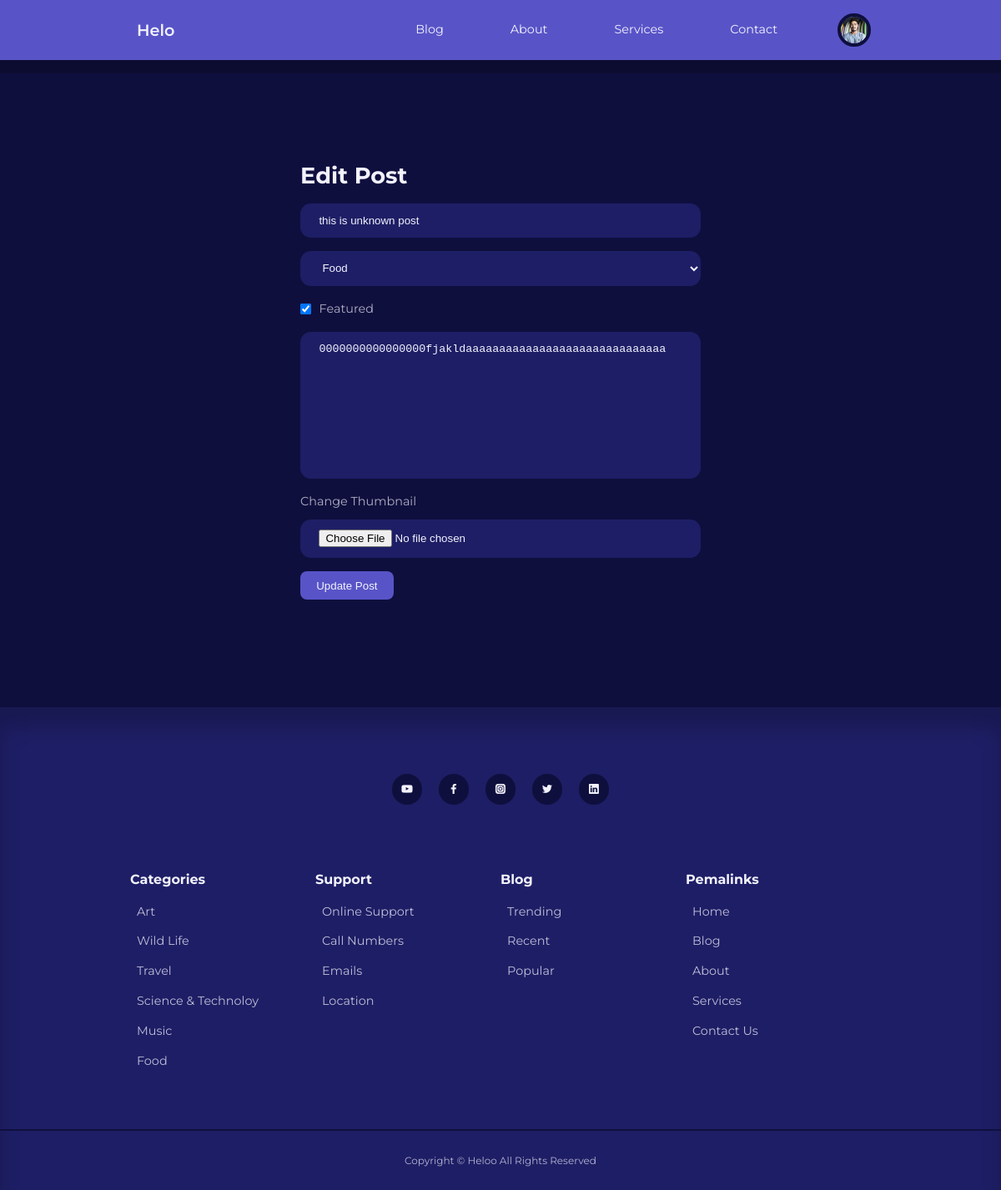
/admin/edit-post.php?id=5 (signed in), run on the app's committed database.
### tables this page shows
CREATE TABLE `users` (
  `id` int(10) UNSIGNED NOT NULL,
  `firstname` varchar(30) NOT NULL,
  `lastname` varchar(30) NOT NULL,
  `username` varchar(15) NOT NULL,
  `email` varchar(100) NOT NULL,
  `password` varchar(255) NOT NULL,
  `avatar` varchar(255) NOT NULL,
  `admin` tinyint(1) NOT NULL
);

CREATE TABLE `posts` (
  `id` int(10) UNSIGNED NOT NULL,
  `title` varchar(255) NOT NULL,
  `body` text NOT NULL,
  `thumbnail` varchar(255) NOT NULL,
  `date_time` timestamp NOT NULL DEFAULT current_timestamp(),
  `category_id` int(10) UNSIGNED DEFAULT NULL,
  `author_id` int(10) UNSIGNED NOT NULL,
  `is_featured` tinyint(1) NOT NULL
);

### admin/partials/header.php (called while the page is built, shortened)
<?php
require '../inc/blog-header.php';

### admin/edit-post.php (the view, shortened to what this page needs)
<?php
include 'partials/header.php';
$category_query = "SELECT * FROM `categories`";
$categories = mysqli_query($conn,$category_query);
if (isset($_GET['id'])){
    $id = filter_var($_GET['id'],FILTER_SANITIZE_NUMBER_INT);
    $query = "SELECT * FROM `posts` WHERE `id` = '$id';";
    $result = mysqli_query($conn,$query);
    $post = mysqli_fetch_assoc($result);
}else{
    header("location:".ROOT_URL.'admin/');
}
?>
<section class="form__section">
    <div class="container form__section-container">
        <h2>Edit Post</h2>
        <form action="<?= ROOT_URL ?>admin/editPostLogic.php" enctype="multipart/form-data" method="post">
            <input type="text" name="title" value="<?= $post['title'] ?>" placeholder="Title">
            <select name="category">
                <?php while($category= mysqli_fetch_assoc($categories)): ?>
                <option value="<?= $category['id'] ?>"><?= $category['title']?></option>
                <?php endwhile; ?>
            </select>
            <?php if(isset($_SESSION['user_is_admin'])):?>
            <div class="form__control inline">
                <input type="checkbox" name="is_featured" id="is_featured" value="1" checked>
                <label for="is_featured">Featured</label>
            </div>
            <?php endif; ?>
            <textarea name="body" id="" rows="10" placeholder="Body"><?=$post ['body'] ?></textarea>
            <div class="form__control">
                <label for="thumbnail">Change Thumbnail</label>
                <input type="file" name="thumbnail" id="thumbnail" >
            </div>
            <button type="submit" name="submit" class="btn">Update Post</button>
        </form>
    </div>
</section>
<footer>
    <div class="footer__socials">
        <a href="https://youtube.com/" target="_blank"><i class="uil uil-youtube"></i></a>
        <a href="https://facebook.com/" target="_blank"><i class="uil uil-facebook-f"></i></a>
        <a href="https://instagram.com/" target="_blank"><i class="uil uil-instagram-alt"></i></a>
        <a href="https://twitter.com/" target="_blank"><i class="uil uil-twitter"></i></a>
        <a href="https://linkedin.com/" target="_blank"><i class="uil uil-linkedin"></i></a>
    </div>
    <div class="container footer__container">
        <article>
            <h4>Categories</h4>
            <ul>
                <li><a href="">Art</a></li>
                <li><a href="">Wild Life</a></li>
                <li><a href="">Travel</a></li>
                <li><a href="">Science & Technoloy</a></li>
                <li><a href="">Music</a></li>
                <li><a href="">Food</a></li>
            </ul>
        </article>
        <article>
            <h4>Support</h4>
            <ul>
                <li><a href="">Online Support</a></li>
                <li><a href="">Call Numbers</a></li>
                <li><a href="">Emails</a></li>
                <li><a href="">Location</a></li>
            </ul>
        </article>
        <article>
            <h4>Blog</h4>
            <ul>
                <li><a href="">Trending</a></li>
                <li><a href="">Recent</a></li>
                <li><a href="">Popular</a></li>
            </ul>
        </article>
        <article>
            <h4>Pemalinks</h4>
            <ul>
                <li><a href="">Home</a></li>
                <li><a href="">Blog</a></li>
                <li><a href="">About</a></li>
                <li><a href="">Services</a></li>
                <li><a href="">Contact Us</a></li>
            </ul>
        </article>
    </div>
    <div class="footer__copyright">
        <small>Copyright &copy; Heloo All Rights Reserved</small>
    </div>
  </footer>
</body>
</html>

### inc/blog-header.php (shortened to what this page needs)
<?php
include 'config/database.php';
if (isset($_SESSION['user_id'])){
    $id = $_SESSION['user_id'];
    $sql = "SELECT `avatar` FROM `users` WHERE `id` = '$id';";
    $result = mysqli_query($conn,$sql);
    $avatar = mysqli_fetch_assoc($result);
}
 ?>
<!DOCTYPE html>
<html lang="en">
<head>
    <link rel="stylesheet" href="<?= ROOT_URL ?>/css/style.css">
    <link rel="stylesheet" href="https://unicons.iconscout.com/release/v4.0.8/css/line.css">
</head>
<body>
    <nav>
        <div class="container nav__container">
            <a href="<?= ROOT_URL ?>" class="nav__logo">Helo</a>
            <ul class="nav__items">
                <li><a href="<?= ROOT_URL ?>blog.php">Blog</a></li>
                <li><a href="<?= ROOT_URL?>about.php">About</a></li>
                <li><a href="<?=ROOT_URL ?>services.php">Services</a></li>
                <li><a href="<?= ROOT_URL ?>contact.php">Contact</a></li>
                <?php if(isset($_SESSION['user_id'])): ?>
                <li class="nav__profile">
                    <div class="avatar">
                    <img src="<?= ROOT_URL . 'images/'.$avatar['avatar']?>" alt="alt">
                    </div>
                </li>
                <?php else: ?>
                    <li><a href="<?= ROOT_URL ?>login.php">Log In</a></li>
                <?php endif;?>
            </ul>
        </div>
    </nav>

### css/style.css (style rules this page uses)
:root { --color-primary-light: hsl(242, 91%, 69%, 18%); --color-primary-variant: #5854c7; --color-red: #da0f3f; --color-red-light: hsl(346, 87%, 46%, 15%); --color-green: #00c476; --color-green-light: hsl(156, 100%, 38%, 15%); --color-gray-900: #1e1e66; --color-gray-700: #2d2b7c; --color-gray-300: rgba(242, 242, 254, 0.3); --color-gray-200: rgba(242, 242, 254, 0.7); --color-white: #f2f2fe; --color-bg: #0f0f3e; --transition: all 300ms ease; --container-width-lg: 74%; --container-width-md: 88%; --form-width: 40%; --card-border-radius-1: 0.3rem; --card-border-radius-2: 0.5rem; --card-border-radius-3: 0.8rem; --card-border-radius-4: 2rem; --card-border-radius-5: 5rem; }
* { margin:0; padding:0; border:0; outline:0; appearance: 0; list-style: none; text-decoration:none; box-sizing: border-box; }
a { text-decoration: none; }
body { font-family: 'Montserrat',sans-serif; line-height: 1.6; color:var(--color-gray-200); overflow-x : hidden; background-color: var(--color-bg); font-size:0.9rem; }
.container { width: var(--container-width-lg); max-width: 1800px; margin-inline: auto; }
section { margin-top : 3rem; width : 100vw; }
h1,h2,h3,h4,h5 { color : var(--color-white); line-height: 1.3; }
h2 { font-size: 1.7rem; margin: 1rem 0; }
h4 { font-size: 1rem; }
a { color: var(--color-white); transition: var(--transition); padding: 8px; }
img { display: block; width:100%; object-fit: cover; }
nav { background:var(--color-primary-variant); width: 100vw; height: 4.5rem; position:fixed; top:0; z-index: 10; box-shadow: 0 1rem rgba(0, 0, 0, 0.2); }
.nav__container { height: 100%; display: flex; align-items: center; justify-content: space-between; }
.avatar { width:2.5rem; height:2.5rem; border-radius: 50%; overflow: hidden; border: 0.3rem solid var(--color-bg); }
.nav__logo { font-weight: 600; font-size: 1.2rem; }
.nav__items { display: flex; align-items: center; gap:4rem; }
.nav__profile { position: relative; cursor: pointer; }
footer { background-color: var(--color-gray-900); padding: 5rem 0 0; box-shadow: inset 0 1.5rem 1.5rem rgba(0,0,0, 0.2); }
.footer__socials { margin-inline: auto; width:fit-content; margin-bottom: 5rem; display: flex; justify-content: space-between; align-items: center; gap:1.2rem; }
.footer__socials a { background:var(--color-bg); border-radius: 50%; width:2.3rem; height:2.3rem; display: flex; justify-content: center; align-items: center; }
.footer__container { display: grid; grid-template-columns: repeat(4,1fr); }
footer h4 { color:var(--color-white); margin-bottom: 0.6rem; }
footer ul li { padding:0.4rem 0; }
footer ul a { opacity:0.75; }
.footer__copyright { text-align:center; padding:1.5rem 0; border-top:2px solid var(--color-bg); margin-top:4rem; }
.form__section { display: grid; place-items: center; height: 100vh; }
.form__section-container { width:var(--form-width); }
form { display: flex; flex-direction: column; gap:1rem; }
.form__control { display: flex; flex-direction: column; gap:0.6rem; }
.form__control.inline { flex-direction: row; align-items: center; }
input,textarea,select { padding: 0.8rem 1.4rem; background-color: var(--color-gray-900); border-radius: var(--card-border-radius-3); resize: none; color:var(--color-white); }
.btn { display: inline-block; background-color: var(--color-primary-variant); width:fit-content; padding: 0.6rem 1.2rem; border-radius: var(--card-border-radius-2); cursor: pointer; transition: var(--transition); color: var(--color-white); }

### data on the page
users: avatar (picture)
posts: title "this is unknown post", body "0000000000000000fjakldaaaaaaaaaaaaaaaaaaaaaaaaaaaaaa"

### other printed values
form field category "Food"
